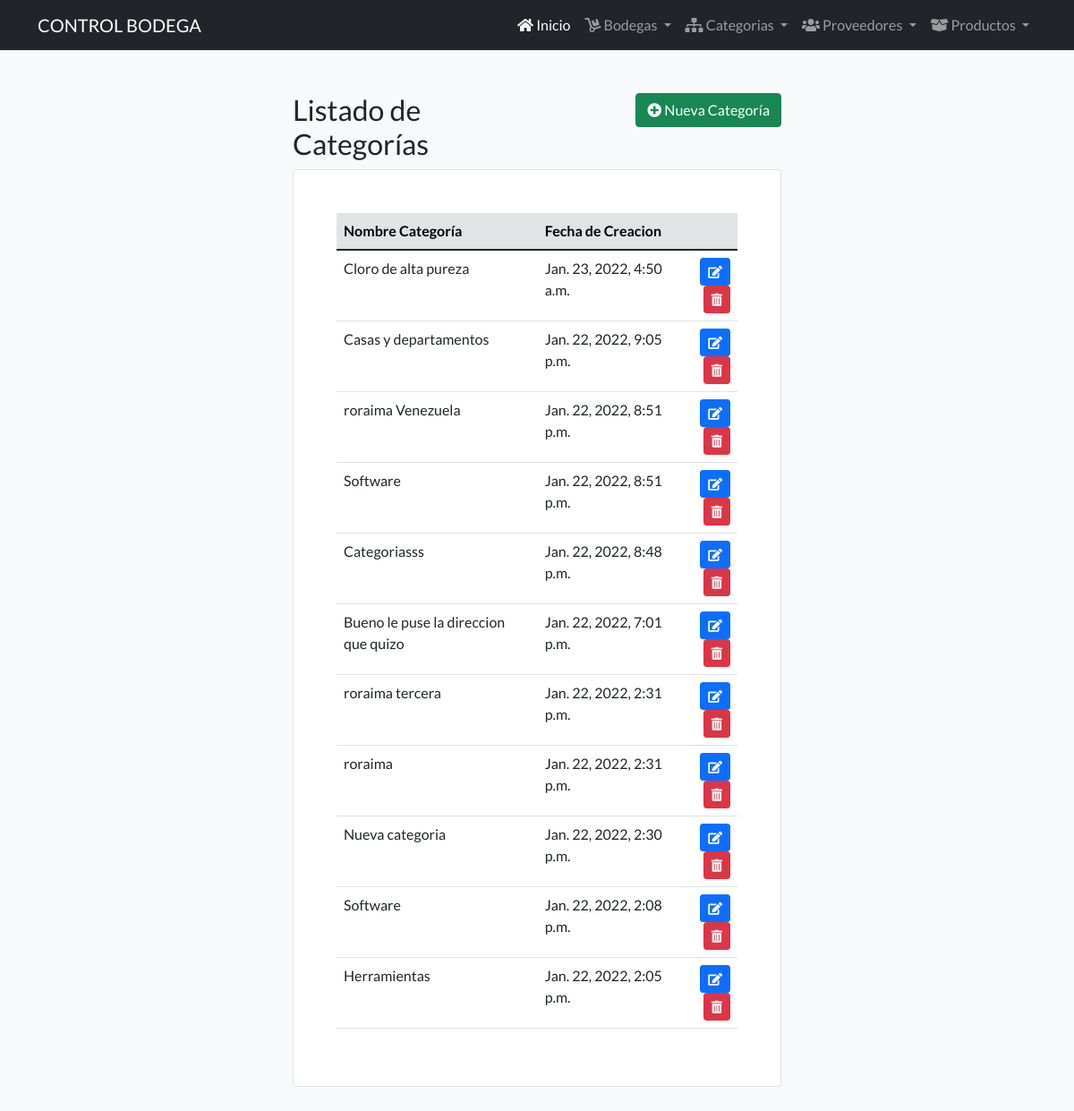
Page /listado_categorias/ on the committed database.
### controlBodega/models.py (models this page shows, shortened)
class Categoria(models.Model): #Categoria o clasificacion de los productos de inventario
    nombreCategoria = models.CharField(max_length=50)
    creadoCategoria = models.DateTimeField(auto_now_add=True)

### controlBodega/views.py (the view)
# urls.py: path('listado_categorias/', controlBodega_views.listadoCategorias, name='listadocategorias'),
def listadoCategorias(request):
    categoria = Categoria.objects.order_by('-id')
    return render(request, 'core/listadoCategoria.html/', {'categorias': categoria})

### controlBodega/templates/core/listadoCategoria.html (shortened to what this page needs)
{% extends 'core/base.html' %}
{% block content %}
  <section class="py-5">
    <div class="container">
      <div class="row">
        <div class="col-md-6 offset-md-3">
          <div class="row">
            <div class="col-6">
              <h2>Listado de Categorías</h2>
            </div>
            <div class="col-6 text-end">
              <a href="{%url 'registrocategorias' %}" class="btn btn-success"><i class="fas fa-plus-circle"></i> Nueva Categoría</a>
            </div>
          </div>
          <div class="bg-white border rounded p-5 table-responsive">
            <table class="table">
              <thead class="table-secondary">
                <tr>
                  <th scope="col">Nombre Categoría</th>
                  <th scope="col">Fecha de Creacion</th>
                  <th scope="col"></th>
                </tr>
              </thead>
              <tbody>
               {% for categoria in categorias %}
                <tr>
                  <td>{{ categoria.nombreCategoria}}</td>
                  <td>{{ categoria.creadoCategoria}}</td>
                  <td class="text-end">
                  <a class="btn btn-primary btn-sm"  href="../editarcategoria/{{categoria.id}}" title="Editar"><i class="fas fa-edit"></i></a>
                  <a class="btn btn-danger btn-sm" data-bs-toggle="tooltip" data-bs-placement="top" href="../eliminarcategoria/{{categoria.id}}" title="Eliminar"><i class="fas fa-trash-alt"></i></a>
                  </td>
                </tr>
                {% endfor %}
              </tbody>
            </table>
          </div>
        </div>
      </div>
    </div>
  </section>
{% endblock %}

### controlBodega/templates/core/base.html (shortened to what this page needs)
<!DOCTYPE html>
<html lang="es">
<head>
  {% load static %}
  <link href="https://cdn.jsdelivr.net/npm/bootstrap@5.1.3/dist/css/bootstrap.min.css" rel="stylesheet">
  <link rel="stylesheet" type="text/css" href="https://cdnjs.cloudflare.com/ajax/libs/font-awesome/5.15.4/css/all.min.css">
  <link rel="stylesheet" type="text/css" href="{% static 'core/css/sweetalert2.min.css' %}">
	<link rel="stylesheet" type="text/css" href=" {% static 'core/css/estilos.css' %}">
</head>
<body class="bg-light">
	<nav class="navbar navbar-expand-lg navbar-dark bg-dark">
  		<div class="container">
    		<a class="navbar-brand" href="#">CONTROL BODEGA</a>
    		<div class="collapse navbar-collapse" id="navbarNav">
      			<ul class="navbar-nav ms-md-auto">
        			<li class="nav-item">
         				<a class="nav-link active" aria-current="page" href="{%url 'index'%}"><i class="fas fa-home"></i> Inicio</a>
        			</li>
        			<li class="nav-item dropdown">
          				<a class="nav-link dropdown-toggle" href="#" id="navbarDropdownMenuLink1" role="button" data-bs-toggle="dropdown" aria-expanded="false">
            				<i class="fas fa-dolly"></i> Bodegas
          				</a>
        			</li>
					<li class="nav-item dropdown">
          				<a class="nav-link dropdown-toggle" href="#" id="navbarDropdownMenuLink2" role="button" data-bs-toggle="dropdown" aria-expanded="false">
            				<i class="fas fa-sitemap"></i> Categorias
          				</a>
        			</li>
					<li class="nav-item dropdown">
					  <a class="nav-link dropdown-toggle" href="#" id="navbarDropdownMenuLink3" role="button" data-bs-toggle="dropdown" aria-expanded="false">
						<i class="fas fa-users"></i> Proveedores
					  </a>
				    </li>
        			<li class="nav-item dropdown">
          				<a class="nav-link dropdown-toggle" href="#" id="navbarDropdownMenuLink3" role="button" data-bs-toggle="dropdown" aria-expanded="false">
            				<i class="fas fa-box-open"></i> Productos
          				</a>
        			</li>
      			</ul>
    		</div>
  		</div>
	</nav>
		 {% block content %}{% endblock %}
</body>
</html>

### controlBodega/static/core/css/estilos.css (style rules this page uses)
* { margin: 0px; padding: 0px; box-sizing: border-box; }
body { font-family: 'Lato', sans-serif; }

### rows in the picture
Categoria: nombreCategoria "Cloro de alta pureza", creadoCategoria "Jan. 23, 2022, 4:50 a.m."
Categoria: nombreCategoria "Casas y departamentos", creadoCategoria "Jan. 22, 2022, 9:05 p.m."
Categoria: nombreCategoria "roraima Venezuela", creadoCategoria "Jan. 22, 2022, 8:51 p.m."
Categoria: nombreCategoria "Software", creadoCategoria "Jan. 22, 2022, 8:51 p.m."
Categoria: nombreCategoria "Categoriasss", creadoCategoria "Jan. 22, 2022, 8:48 p.m."
Categoria: nombreCategoria "Bueno le puse la direccion que quizo", creadoCategoria "Jan. 22, 2022, 7:01 p.m."
Categoria: nombreCategoria "roraima tercera", creadoCategoria "Jan. 22, 2022, 2:31 p.m."
Categoria: nombreCategoria "roraima", creadoCategoria "Jan. 22, 2022, 2:31 p.m."
Categoria: nombreCategoria "Nueva categoria", creadoCategoria "Jan. 22, 2022, 2:30 p.m."
Categoria: nombreCategoria "Software", creadoCategoria "Jan. 22, 2022, 2:08 p.m."
Categoria: nombreCategoria "Herramientas", creadoCategoria "Jan. 22, 2022, 2:05 p.m."
